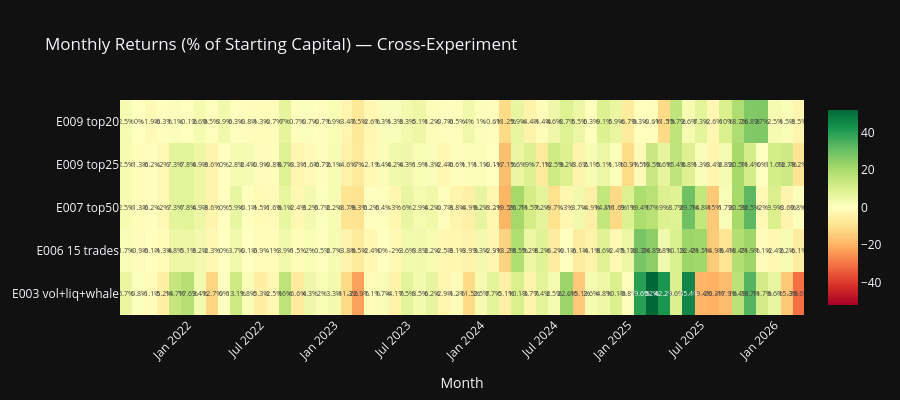

The notebook cell this image was saved under:
### Code cell
# --- Monthly Returns Heatmap ---

monthly_data = {}
for label in ARM_LABELS:
    ts = all_trades[label].sort_values('close_date').copy()
    ts['month'] = ts['close_date'].dt.to_period('M')
    monthly_pnl = ts.groupby('month')['profit_abs'].sum()
    monthly_ret = (monthly_pnl / STARTING_BALANCE) * 100
    monthly_data[label] = monthly_ret

monthly_df = pd.DataFrame(monthly_data)
monthly_df.index = monthly_df.index.astype(str)
monthly_df = monthly_df.fillna(0)

fig = go.Figure(data=go.Heatmap(
    z=monthly_df.T.values,
    x=monthly_df.index.tolist(),
    y=monthly_df.columns.tolist(),
    colorscale='RdYlGn',
    zmid=0,
    text=np.round(monthly_df.T.values, 1),
    texttemplate='%{text}%',
    textfont=dict(size=7),
))
fig.update_layout(
    title='Monthly Returns (% of Starting Capital) — Cross-Experiment',
    xaxis_title='Month',
    template=TEMPLATE,
    height=400,
    xaxis_tickangle=-45,
)
fig.show()

### Figure 1 — Plotly figure (JSON) as saved in the notebook; plotly's stock layout.template omitted (floating-point values rounded to 4 significant figures; data arrays with more than 128 entries replaced by an {"elided": "..."} marker saying what was removed)
{"data": [{"colorscale": [[0.0, "rgb(165,0,38)"], [0.1, "rgb(215,48,39)"], [0.2, "rgb(244,109,67)"], [0.3, "rgb(253,174,97)"], [0.4, "rgb(254,224,139)"], [0.5, "rgb(255,255,191)"], [0.6, "rgb(217,239,139)"], [0.7, "rgb(166,217,106)"], [0.8, "rgb(102,189,99)"], [0.9, "rgb(26,152,80)"], [1.0, "rgb(0,104,55)"]], "text": {"elided": "5x56 float values"}, "textfont": {"size": 7}, "texttemplate": "%{text}%", "type": "heatmap", "x": ["2021-08", "2021-09", "2021-10", "2021-11", "2021-12", "2022-01", "2022-02", "2022-03", "2022-04", "2022-05", "2022-06", "2022-07", "2022-08", "2022-09", "2022-10", "2022-11", "2022-12", "2023-01", "2023-02", "2023-03", "2023-04", "2023-05", "2023-06", "2023-07", "2023-08", "2023-09", "2023-10", "2023-11", "2023-12", "2024-01", "2024-02", "2024-03", "2024-04", "2024-05", "2024-06", "2024-07", "2024-08", "2024-09", "2024-10", "2024-11", "2024-12", "2025-01", "2025-02", "2025-03", "2025-04", "2025-05", "2025-06", "2025-07", "2025-08", "2025-09", "2025-10", "2025-11", "2025-12", "2026-01", "2026-02", "2026-03"], "y": ["E003 vol+liq+whale", "E006 15 trades", "E007 top50", "E009 top25", "E009 top20"], "z": {"elided": "5x56 float values"}, "zmid": 0}], "layout": {"height": 400, "title": {"text": "Monthly Returns (% of Starting Capital) — Cross-Experiment"}, "xaxis": {"tickangle": -45, "title": {"text": "Month"}}}}
